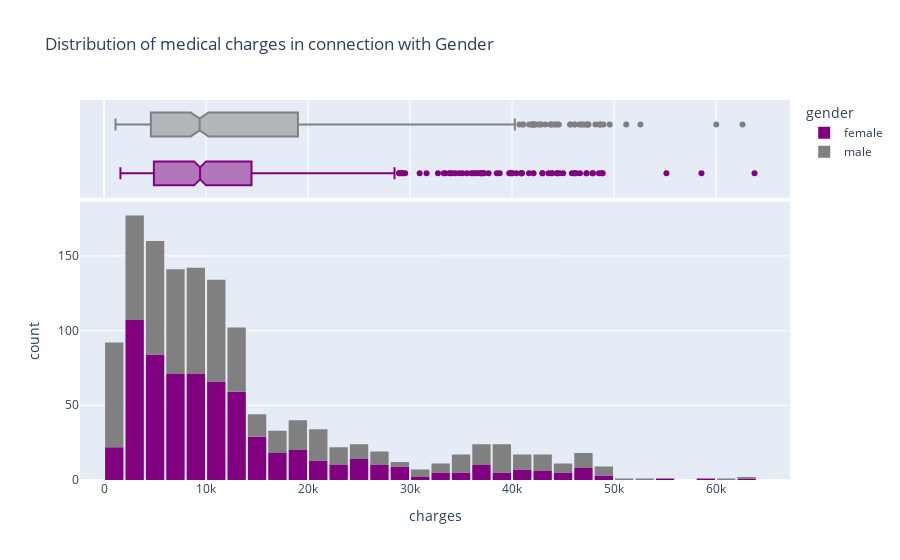

The notebook cell saved with this chart:
### Code cell
fig = px.histogram(medical_df, 
                   x='charges', 
                   marginal='box', 
                   color='gender', 
                   color_discrete_sequence=['purple','grey'], 
                   title='Distribution of medical charges in connection with Gender')
fig.update_layout(bargap=0.1)
fig.show()

### Figure 1 — Plotly figure (JSON) as saved in the notebook; plotly's stock layout.template omitted (floating-point values rounded to 4 significant figures; data arrays with more than 128 entries replaced by an {"elided": "..."} marker saying what was removed)
{"data": [{"alignmentgroup": "True", "bingroup": "x", "hovertemplate": "gender=female<br>charges=%{x}<br>count=%{y}<extra></extra>", "legendgroup": "female", "marker": {"color": "purple", "pattern": {"shape": ""}}, "name": "female", "offsetgroup": "female", "orientation": "v", "showlegend": true, "type": "histogram", "x": {"elided": "662 float values"}, "xaxis": "x", "yaxis": "y"}, {"alignmentgroup": "True", "hovertemplate": "gender=female<br>charges=%{x}<extra></extra>", "legendgroup": "female", "marker": {"color": "purple"}, "name": "female", "notched": true, "offsetgroup": "female", "showlegend": false, "type": "box", "x": {"elided": "662 float values"}, "xaxis": "x2", "yaxis": "y2"}, {"alignmentgroup": "True", "bingroup": "x", "hovertemplate": "gender=male<br>charges=%{x}<br>count=%{y}<extra></extra>", "legendgroup": "male", "marker": {"color": "grey", "pattern": {"shape": ""}}, "name": "male", "offsetgroup": "male", "orientation": "v", "showlegend": true, "type": "histogram", "x": {"elided": "676 float values"}, "xaxis": "x", "yaxis": "y"}, {"alignmentgroup": "True", "hovertemplate": "gender=male<br>charges=%{x}<extra></extra>", "legendgroup": "male", "marker": {"color": "grey"}, "name": "male", "notched": true, "offsetgroup": "male", "showlegend": false, "type": "box", "x": {"elided": "676 float values"}, "xaxis": "x2", "yaxis": "y2"}], "layout": {"bargap": 0.1, "barmode": "relative", "legend": {"title": {"text": "gender"}, "tracegroupgap": 0}, "title": {"text": "Distribution of medical charges in connection with Gender"}, "xaxis": {"anchor": "y", "domain": [0, 1], "title": {"text": "charges"}}, "xaxis2": {"anchor": "y2", "domain": [0, 1], "matches": "x", "showgrid": true, "showticklabels": false}, "yaxis": {"anchor": "x", "domain": [0, 0.7326], "title": {"text": "count"}}, "yaxis2": {"anchor": "x2", "domain": [0.7426, 1], "matches": "y2", "showgrid": false, "showline": false, "showticklabels": false, "ticks": ""}}}
